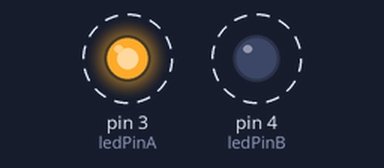
Recording of a sketch running on a simulated Arduino Uno, built with avr-gcc and run on an emulated ATmega328P. On the bench: output pins drawn as LEDs (lit = HIGH). Dashed ring = blinking.

Above: at 0.5 s.
Timing chart, 0 to 4.6 s (numbered marks = the images above):
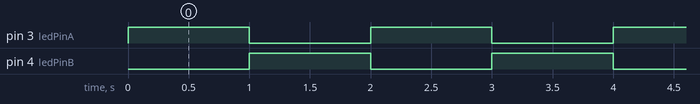

Measured:
- by itself, pin 3 (ledPinA), pin 4 (ledPinB): alternates HIGH for 1.0 s and LOW for 1.0 s

The sketch:

flipflop.ino.ino
```cpp
const int ledPinA = 3;
const int ledPinB = 4;

void setup() {
  Serial.begin(9600);
  pinMode(ledPinA, OUTPUT);
  pinMode(ledPinB, OUTPUT);
}

void loop() {
  digitalWrite(ledPinA, HIGH);
  digitalWrite(ledPinB, LOW);
  delay(1000);

  digitalWrite(ledPinA, LOW);
  digitalWrite(ledPinB, HIGH);
  delay(1000);
}
```
